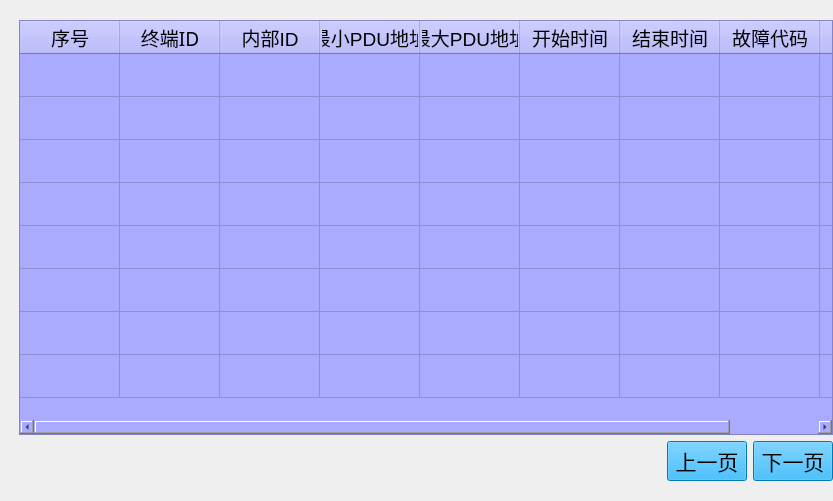
<?xml version="1.0" encoding="UTF-8"?>
<ui version="4.0">
 <class>FailureInformation</class>
 <widget class="QWidget" name="FailureInformation">
  <property name="geometry">
   <rect>
    <x>0</x>
    <y>0</y>
    <width>833</width>
    <height>501</height>
   </rect>
  </property>
  <property name="maximumSize">
   <size>
    <width>16777215</width>
    <height>16777215</height>
   </size>
  </property>
  <property name="sizeIncrement">
   <size>
    <width>600</width>
    <height>450</height>
   </size>
  </property>
  <property name="windowTitle">
   <string>Form</string>
  </property>
  <layout class="QVBoxLayout" name="verticalLayout_2">
   <property name="sizeConstraint">
    <enum>QLayout::SetMinAndMaxSize</enum>
   </property>
   <property name="leftMargin">
    <number>19</number>
   </property>
   <property name="topMargin">
    <number>20</number>
   </property>
   <property name="rightMargin">
    <number>0</number>
   </property>
   <property name="bottomMargin">
    <number>20</number>
   </property>
   <item>
    <layout class="QVBoxLayout" name="verticalLayout" stretch="16,1">
     <property name="sizeConstraint">
      <enum>QLayout::SetMinAndMaxSize</enum>
     </property>
     <item>
      <widget class="QTableWidget" name="tableWidget">
       <property name="font">
        <font>
         <pointsize>13</pointsize>
        </font>
       </property>
       <property name="styleSheet">
        <string notr="true">background-color: rgb(170, 170, 255);
color: rgb(0, 0, 0);</string>
       </property>
       <property name="lineWidth">
        <number>1</number>
       </property>
       <property name="midLineWidth">
        <number>0</number>
       </property>
       <property name="verticalScrollBarPolicy">
        <enum>Qt::ScrollBarAlwaysOff</enum>
       </property>
       <property name="horizontalScrollBarPolicy">
        <enum>Qt::ScrollBarAlwaysOn</enum>
       </property>
       <property name="editTriggers">
        <set>QAbstractItemView::NoEditTriggers</set>
       </property>
       <property name="tabKeyNavigation">
        <bool>true</bool>
       </property>
       <property name="selectionMode">
        <enum>QAbstractItemView::NoSelection</enum>
       </property>
       <property name="cornerButtonEnabled">
        <bool>true</bool>
       </property>
       <attribute name="horizontalHeaderVisible">
        <bool>true</bool>
       </attribute>
       <attribute name="horizontalHeaderCascadingSectionResizes">
        <bool>true</bool>
       </attribute>
       <attribute name="horizontalHeaderDefaultSectionSize">
        <number>100</number>
       </attribute>
       <attribute name="horizontalHeaderHighlightSections">
        <bool>true</bool>
       </attribute>
       <attribute name="verticalHeaderVisible">
        <bool>false</bool>
       </attribute>
       <attribute name="verticalHeaderDefaultSectionSize">
        <number>43</number>
       </attribute>
       <attribute name="verticalHeaderHighlightSections">
        <bool>true</bool>
       </attribute>
       <attribute name="verticalHeaderMinimumSectionSize">
        <number>20</number>
       </attribute>
       <row>
        <property name="text">
         <string/>
        </property>
       </row>
       <row>
        <property name="text">
         <string/>
        </property>
       </row>
       <row>
        <property name="text">
         <string/>
        </property>
       </row>
       <row>
        <property name="text">
         <string/>
        </property>
       </row>
       <row>
        <property name="text">
         <string/>
        </property>
       </row>
       <row>
        <property name="text">
         <string/>
        </property>
       </row>
       <row>
        <property name="text">
         <string/>
        </property>
       </row>
       <row>
        <property name="text">
         <string/>
        </property>
       </row>
       <column>
        <property name="text">
         <string>序号</string>
        </property>
        <property name="font">
         <font>
          <pointsize>14</pointsize>
         </font>
        </property>
        <property name="textAlignment">
         <set>AlignHCenter|AlignVCenter|AlignCenter</set>
        </property>
        <property name="background">
         <color>
          <red>170</red>
          <green>170</green>
          <blue>255</blue>
         </color>
        </property>
       </column>
       <column>
        <property name="text">
         <string>终端ID</string>
        </property>
        <property name="font">
         <font>
          <family>Abyssinica SIL</family>
          <pointsize>14</pointsize>
         </font>
        </property>
        <property name="textAlignment">
         <set>AlignHCenter|AlignVCenter|AlignCenter</set>
        </property>
        <property name="background">
         <color>
          <red>170</red>
          <green>170</green>
          <blue>255</blue>
         </color>
        </property>
       </column>
       <column>
        <property name="text">
         <string>内部ID</string>
        </property>
        <property name="font">
         <font>
          <pointsize>14</pointsize>
         </font>
        </property>
        <property name="textAlignment">
         <set>AlignHCenter|AlignVCenter|AlignCenter</set>
        </property>
        <property name="background">
         <color>
          <red>170</red>
          <green>170</green>
          <blue>255</blue>
         </color>
        </property>
       </column>
       <column>
        <property name="text">
         <string>最小PDU地址</string>
        </property>
        <property name="font">
         <font>
          <pointsize>14</pointsize>
         </font>
        </property>
        <property name="textAlignment">
         <set>AlignHCenter|AlignVCenter|AlignCenter</set>
        </property>
        <property name="background">
         <color>
          <red>170</red>
          <green>170</green>
          <blue>255</blue>
         </color>
        </property>
       </column>
       <column>
        <property name="text">
         <string>最大PDU地址</string>
        </property>
        <property name="font">
         <font>
          <pointsize>14</pointsize>
         </font>
        </property>
        <property name="textAlignment">
         <set>AlignHCenter|AlignVCenter|AlignCenter</set>
        </property>
        <property name="background">
         <color>
          <red>170</red>
          <green>170</green>
          <blue>255</blue>
         </color>
        </property>
       </column>
       <column>
        <property name="text">
         <string>开始时间</string>
        </property>
        <property name="font">
         <font>
          <family>Abyssinica SIL</family>
          <pointsize>14</pointsize>
         </font>
        </property>
        <property name="textAlignment">
         <set>AlignHCenter|AlignVCenter|AlignCenter</set>
        </property>
        <property name="background">
         <color>
          <red>170</red>
          <green>170</green>
          <blue>255</blue>
         </color>
        </property>
       </column>
       <column>
        <property name="text">
         <string>结束时间</string>
        </property>
        <property name="font">
         <font>
          <family>Abyssinica SIL</family>
          <pointsize>14</pointsize>
         </font>
        </property>
        <property name="textAlignment">
         <set>AlignHCenter|AlignVCenter|AlignCenter</set>
        </property>
        <property name="background">
         <color>
          <red>170</red>
          <green>170</green>
          <blue>255</blue>
         </color>
        </property>
       </column>
       <column>
        <property name="text">
         <string>故障代码</string>
        </property>
        <property name="font">
         <font>
          <pointsize>14</pointsize>
         </font>
        </property>
        <property name="textAlignment">
         <set>AlignHCenter|AlignVCenter|AlignCenter</set>
        </property>
        <property name="background">
         <color>
          <red>170</red>
          <green>170</green>
          <blue>255</blue>
         </color>
        </property>
       </column>
       <column>
        <property name="text">
         <string>属性</string>
        </property>
        <property name="font">
         <font>
          <pointsize>14</pointsize>
         </font>
        </property>
        <property name="textAlignment">
         <set>AlignHCenter|AlignVCenter|AlignCenter</set>
        </property>
        <property name="background">
         <color>
          <red>170</red>
          <green>170</green>
          <blue>255</blue>
         </color>
        </property>
       </column>
       <item row="0" column="0">
        <property name="text">
         <string/>
        </property>
        <property name="flags">
         <set>NoItemFlags</set>
        </property>
       </item>
       <item row="1" column="0">
        <property name="text">
         <string/>
        </property>
        <property name="flags">
         <set>NoItemFlags</set>
        </property>
       </item>
       <item row="2" column="0">
        <property name="text">
         <string/>
        </property>
        <property name="flags">
         <set>NoItemFlags</set>
        </property>
       </item>
      </widget>
     </item>
     <item>
      <layout class="QHBoxLayout" name="horizontalLayout" stretch="6,3,1,1">
       <property name="sizeConstraint">
        <enum>QLayout::SetMinAndMaxSize</enum>
       </property>
       <item>
        <widget class="QLabel" name="labelInfoShow">
         <property name="font">
          <font>
           <pointsize>16</pointsize>
          </font>
         </property>
         <property name="styleSheet">
          <string notr="true">border-image: \*url();
color: rgb(255, 255, 255);</string>
         </property>
         <property name="text">
          <string/>
         </property>
        </widget>
       </item>
       <item>
        <spacer name="horizontalSpacer">
         <property name="orientation">
          <enum>Qt::Horizontal</enum>
         </property>
         <property name="sizeHint" stdset="0">
          <size>
           <width>208</width>
           <height>20</height>
          </size>
         </property>
        </spacer>
       </item>
       <item>
        <widget class="QPushButton" name="pushButtonPreviousPage">
         <property name="focusPolicy">
          <enum>Qt::NoFocus</enum>
         </property>
         <property name="styleSheet">
          <string notr="true">QPushButton { background-color: rgb(0, 170, 255); color: rgb(0, 0, 0); } 
QPushButton:hover:pressed{ background-color: rgb(0,0,127); color:rgb(255, 255, 255);} 
QPushButton:hover:!pressed{ background-color: rgb(0, 170, 255); color: rgb(0, 0, 0); } 
QPushButton {font: 16pt ; } </string>
         </property>
         <property name="text">
          <string>上一页</string>
         </property>
        </widget>
       </item>
       <item>
        <widget class="QPushButton" name="pushButtonNextPage">
         <property name="focusPolicy">
          <enum>Qt::NoFocus</enum>
         </property>
         <property name="styleSheet">
          <string notr="true">QPushButton { background-color: rgb(0, 170, 255); color: rgb(0, 0, 0); } 
QPushButton:hover:pressed{ background-color: rgb(0,0,127); color:rgb(255, 255, 255);} 
QPushButton:hover:!pressed{ background-color: rgb(0, 170, 255); color: rgb(0, 0, 0); }
QPushButton {font: 16pt ; } </string>
         </property>
         <property name="text">
          <string>下一页</string>
         </property>
        </widget>
       </item>
      </layout>
     </item>
    </layout>
   </item>
  </layout>
 </widget>
 <resources/>
 <connections/>
</ui>
